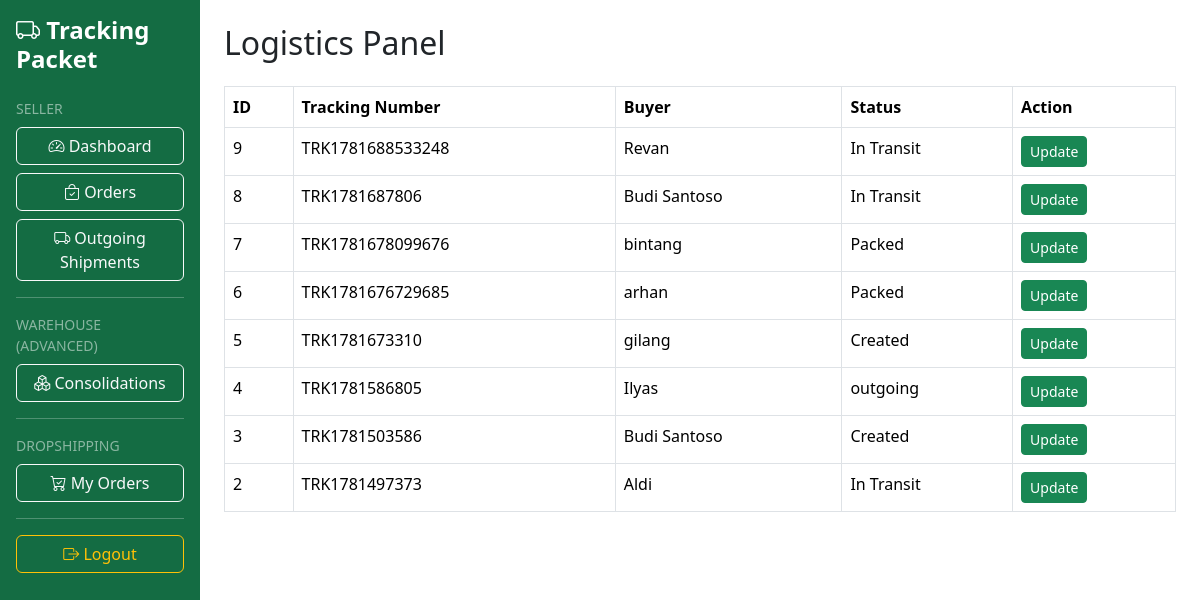
/archive/logistics/index.php (signed in), run on the app's committed database.
### tables this page shows
CREATE TABLE `shipments` (
  `id` int(11) NOT NULL,
  `tracking_number` varchar(50) NOT NULL,
  `seller_id` int(11) NOT NULL,
  `consolidation_id` int(11) DEFAULT NULL,
  `buyer_name` varchar(100) NOT NULL,
  `buyer_email` varchar(100) DEFAULT NULL,
  `shipment_type` enum('personal','consolidation','reseller') NOT NULL,
  `status` varchar(100) NOT NULL,
  `created_at` timestamp NOT NULL DEFAULT current_timestamp()
);

### archive/logistics/index.php (the view, shortened to what this page needs)
<?php
$result = mysqli_query(
    $conn,
    "SELECT *
     FROM shipments
     ORDER BY id DESC"
);
include '../../includes/layout-top.php';
?>
<div class="d-flex justify-content-between mb-3">
    <h2>Logistics Panel</h2>
</div>
<table class="table table-bordered">
    <thead>
        <tr>
            <th>ID</th>
            <th>Tracking Number</th>
            <th>Buyer</th>
            <th>Status</th>
            <th>Action</th>
        </tr>
    </thead>
    <tbody>
    <?php while($shipment = mysqli_fetch_assoc($result)) : ?>
        <tr>
            <td><?= $shipment['id']; ?></td>
            <td><?= $shipment['tracking_number']; ?></td>
            <td><?= $shipment['buyer_name']; ?></td>
            <td><?= $shipment['status']; ?></td>
            <td>
                <a
                    href="update.php?id=<?= $shipment['id']; ?>"
                    class="btn btn-sm btn-success">
                    Update
                </a>
            </td>
        </tr>
    <?php endwhile; ?>
    </tbody>
</table>
<?php include '../../includes/layout-bottom.php'; ?>

### includes/layout-top.php (shortened to what this page needs)
<!DOCTYPE html>
<html>
<head>
    <link href="https://cdn.jsdelivr.net/npm/bootstrap@5.3.7/dist/css/bootstrap.min.css" rel="stylesheet">
    <link
    rel="stylesheet"
    href="/tracking-packet/assets/css/custom.css">
    <link
    rel="stylesheet"
    href="https://cdn.jsdelivr.net/npm/bootstrap-icons@1.11.3/font/bootstrap-icons.min.css">
</head>
<body>
<div class="container-fluid">
    <div class="row">
        <div class="col-md-2 p-0">
            <?php include __DIR__ . '/sidebar.php'; ?>
        </div>
        <div class="col-md-10 p-4">

### includes/sidebar.php
<?php
$current_page = $_SERVER['PHP_SELF'];
?>
<div
    class="text-white p-3 vh-100"
    style="background:#146c43;">
    <h4 class="mb-4 fw-bold">
        <i class="bi bi-truck"></i>
        Tracking Packet
    </h4>
    <p class="text-white-50 small mb-2">
        SELLER
    </p>
    <div class="d-grid gap-2">
        <a
            href="/seller/dashboard.php"
            class="btn <?= strpos($current_page, 'dashboard.php') !== false
            ? 'btn-light'
            : 'btn-outline-light'; ?>">
            <i class="bi bi-speedometer2"></i>
            Dashboard
        </a>
        <a
            href="/seller/order/index.php"
            class="btn <?= strpos($current_page, '/order/') !== false
            ? 'btn-light'
            : 'btn-outline-light'; ?>">
            <i class="bi bi-bag-check"></i>
            Orders
        </a>
        <a
            href="/seller/shipment/index.php"
            class="btn <?= strpos($current_page, '/shipment/') !== false
            ? 'btn-light'
            : 'btn-outline-light'; ?>">
            <i class="bi bi-truck"></i>
            Outgoing Shipments
        </a>
    </div>
    <hr class="my-3">
    <p class="text-white-50 small mb-2">
        WAREHOUSE (ADVANCED)
    </p>
    <div class="d-grid gap-2">
        <a
            href="/seller/consolidation/index.php"
            class="btn <?= strpos($current_page, '/consolidation/') !== false
            ? 'btn-light'
            : 'btn-outline-light'; ?>">
            <i class="bi bi-boxes"></i>
            Consolidations
        </a>
    </div>
    <hr class="my-3">
    <p class="text-white-50 small mb-2">
        DROPSHIPPING
    </p>
    <div class="d-grid gap-2">
        <a
            href="/dropshipper/order/index.php"
            class="btn <?= strpos($current_page, '/dropshipper/order/') !== false
            ? 'btn-light'
            : 'btn-outline-light'; ?>">
            <i class="bi bi-cart-check"></i>
            My Orders
        </a>
    </div>
    <hr class="my-3">
    <div class="d-grid">
        <a
            href="/auth/logout.php"
            class="btn btn-outline-warning">
            <i class="bi bi-box-arrow-right"></i>
            Logout
        </a>
    </div>
</div>

### includes/layout-bottom.php
        </div>
    </div>
</div>
</body>
</html>

### assets/css/custom.css (style rules this page uses)
:root { --primary-green:#198754; --primary-green-dark:#146c43; }
.table thead { background-color:var(--primary-green); color:white; }

### data on the page
shipments: id "9", tracking_number "TRK1781688533248", buyer_name "Revan", status "In Transit"
shipments: id "8", tracking_number "TRK1781687806", buyer_name "Budi Santoso", status "In Transit"
shipments: id "7", tracking_number "TRK1781678099676", buyer_name "bintang", status "Packed"
shipments: id "6", tracking_number "TRK1781676729685", buyer_name "arhan", status "Packed"
shipments: id "5", tracking_number "TRK1781673310", buyer_name "gilang", status "Created"
shipments: id "4", tracking_number "TRK1781586805", buyer_name "Ilyas", status "outgoing"
shipments: id "3", tracking_number "TRK1781503586", buyer_name "Budi Santoso", status "Created"
shipments: id "2", tracking_number "TRK1781497373", buyer_name "Aldi", status "In Transit"
